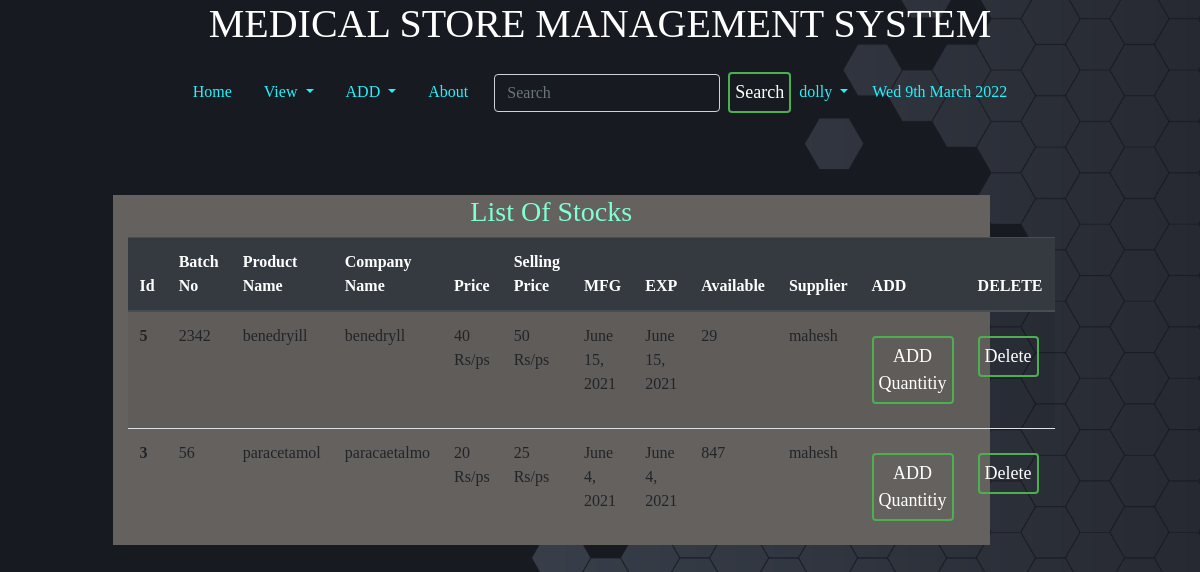
The page /products/ (signed in) on the database its author committed.
### home/models.py (models this page shows, shortened)
class Product(models.Model):
    name = models.CharField(max_length=200)
    company = models.CharField(max_length=100)
    batch_no = models.CharField(max_length=25)
    cost = models.IntegerField()
    selling_price = models.IntegerField()
    qty=models.IntegerField()
    mfg = models.DateField()
    exp = models.DateField()
    supplier = models.ForeignKey(Supplier, on_delete=models.CASCADE, related_name="supplier_set")
    class Meta:
        ordering= ('name',)

class Supplier(models.Model):
    name = models.CharField(max_length=200)
    phone=models.CharField(max_length=17,default='')
    email=models.EmailField(default='')
    def __str__(self):
        return self.name

### home/views.py (the view)
# urls.py: path('products/', ProductListView.as_view(), name='product-list'),
class ProductListView(generic.ListView):
    model = Product
    template_name = 'home/product_list.html'
    context_object_name = 'products'
    queryset = Product.objects.all().order_by('name')

### templates/home/product_list.html (shortened to what this page needs)
{% extends 'basic.html' %}
{% block body %}
{% load static %}
{% load crispy_forms_tags %}
{% if user.is_authenticated %}
<div class="container-fluid">
<div class="col-md-9 offset-md-1" style="margin-top: 50px; background: #65615f">
<h3 class="text-center">List Of Stocks</h3>
<table class="table table-striped">
  <thead class="thead-dark">
    <tr>
      <th scope="col">Id</th>
      <th scope="col">Batch No</th>
      <th scope="col">Product Name</th>
      <th scope="col">Company Name</th>
      <th scope="col">Price</th>
        <th scope="col">Selling Price</th>
      <th scope="col">MFG</th>
      <th scope="col">EXP</th>
      <th scope="col">Available</th>
      <th scope="col">Supplier</th>
      <th scope="col">ADD</th>
      <th scope="col">DELETE</th>
    </tr>
  </thead>
  <tbody>
  {% for p in products %}
    <tr>
      <th scope="row">{{p.id}}</th>
      <td>{{p.batch_no}}</td>
      <td>{{p.name}}</td>
      <td>{{p.company}}</td>
      <td>{{p.cost}} Rs/ps</td>
      <td>{{p.selling_price}} Rs/ps</td>
      <td>{{p.mfg}}</td>
      <td>{{p.exp}}</td>
      <td>{{p.qty}}</td>
      <td>{{p.supplier}}</td>
      <td> <button type="button" class="btn btn-primary" data-toggle="modal" data-target="#exampleModal1">
  ADD Quantitiy
</button></td>
      <td><button type="button" class="btn btn-primary" data-toggle="modal" data-target="#exampleModal">
  Delete
</button></td>
    </tr>
    {% endfor %}
  </tbody>
</table>
</div>
</div>
{% else %}
<h2>Please Log in to Create a Post</h2>
{% endif %}
{% endblock %}

### templates/basic.html (shortened to what this page needs)
<!DOCTYPE html>
<html lang="en">
<head>
    <link rel="stylesheet" href="https://stackpath.bootstrapcdn.com/bootstrap/4.2.1/css/bootstrap.min.css"
 />
    {% load static %}
    <link href="{% static 'css/style.css'  %}" rel="stylesheet" />
</head>
<body style="
      background: linear-gradient(rgba(0, 0, 0, 0), rgba(0, 0, 0, 0)),
        url('/static/images/a.png');
      background-size: cover;
      background-attachment: fixed;
      background-position: top;
    ">
<h1 class="text-center"><p style="color: white;"> MEDICAL STORE MANAGEMENT SYSTEM</p></h1>
    <nav class="navbar navbar-expand-lg navbar-light" style="background: none; color: white; text-color: white">
        <div class="collapse navbar-collapse" id="navbarSupportedContent">
            <ul class="nav justify-content-center">
                <li class="nav-item {% block blogactive %} {% endblock blogactive %}">
                    <a class="nav-link" href="/">Home</a>
                </li>
                <li class="nav-item dropdown">
                    <a class="nav-link dropdown-toggle" href="#" id="navbarDropdown" role="button"
                        data-toggle="dropdown" aria-haspopup="true" aria-expanded="false">
                        View
                    </a>
                </li>
                <li class="nav-item dropdown">
                    <a class="nav-link dropdown-toggle" href="#" id="navbarDropdown" role="button"
                        data-toggle="dropdown" aria-haspopup="true" aria-expanded="false">
                        ADD
                    </a>
                </li>
                <li class="nav-item {% block aboutactive %} {% endblock aboutactive %}">
                    <a class="nav-link" href="/about/">About</a>
                </li>
                {% if user.is_authenticated %}
                <ul class="navbar-nav">
                    <form method="post" action="/search/" class="form-inline my-2 my-lg-0">
                        <li>
                            <input class="form-control mr-sm-2" style="background: none; color: white" type="search"
                                placeholder="Search" aria-label="Search" name="q" id="q" />
                        </li>
                        <li>
                            <button class="btn btn-outline-dark my-2 my-sm-0" type="submit">
                                Search
                            </button>
                        </li>
                    </form>
                    <li class="nav-item dropdown">
                        <a class="nav-link dropdown-toggle" href="#" id="navbarDropdown" role="button"
                            data-toggle="dropdown" aria-haspopup="true" aria-expanded="false">
                            {{request.user}}
                        </a>
                    </li>
                </ul>
                {% else %}
                <li class="nav-item {% block login %} {% endblock login %}">
                    <a class="nav-link" href="{% url 'home:login' %}">Login</a>
                </li>
                {% endif %}
                <li class="nav-item">
                    <a class="nav-link" href="">{% now "D jS F Y" %}</a>
                </li>
            </ul>
        </div>
    </nav>
    <br />
    {% block body %} {% endblock %} {% block js %} {% endblock %}
</body>
</html>

### static/css/style.css (style rules this page uses)
body { margin: 0; padding: 0; font-family: sens-serif; height: 100vh; }
.nav ,.collapse { width:100%; }
.navbar .nav .nav-item .nav-link:link, .navbar .nav .nav-item .nav-link:visited { color: #26f1fb; text-align: center; }
* { padding: 0; margin: 0; border-radius: border-box; }
.container-fluid { text-align: left; transform: translate (-50%, -50%); color: white; }
input { width: 100%; border: none; outline: none; background: none; color: white; float: left; margin: 0 10px; font-size: 18px; }
.btn { width: auto; background: none; border: 2px solid #4caf50; color: white; padding: 5px; font-size: 18px; cursor: pointer; margin: 12px 0; }
.col-md-6, .col-md-7, .col-md-8, .col-md-9, .col-md-10 { background: none; background-color: gray; color: white; }
h1, h2, h3, h4, h5, h6 { background: none; color: aquamarine; }

### rows shown on the page
Product: id "5", batch_no "2342", name "benedryill", company "benedryll", cost "40", selling_price "50", mfg "June 15, 2021", exp "June 15, 2021", qty "29", supplier "mahesh"
Product: id "3", batch_no "56", name "paracetamol", company "paracaetalmo", cost "20", selling_price "25", mfg "June 4, 2021", exp "June 4, 2021", qty "847", supplier "mahesh"

### other values the page prints
{{ request.user }} "dolly"
